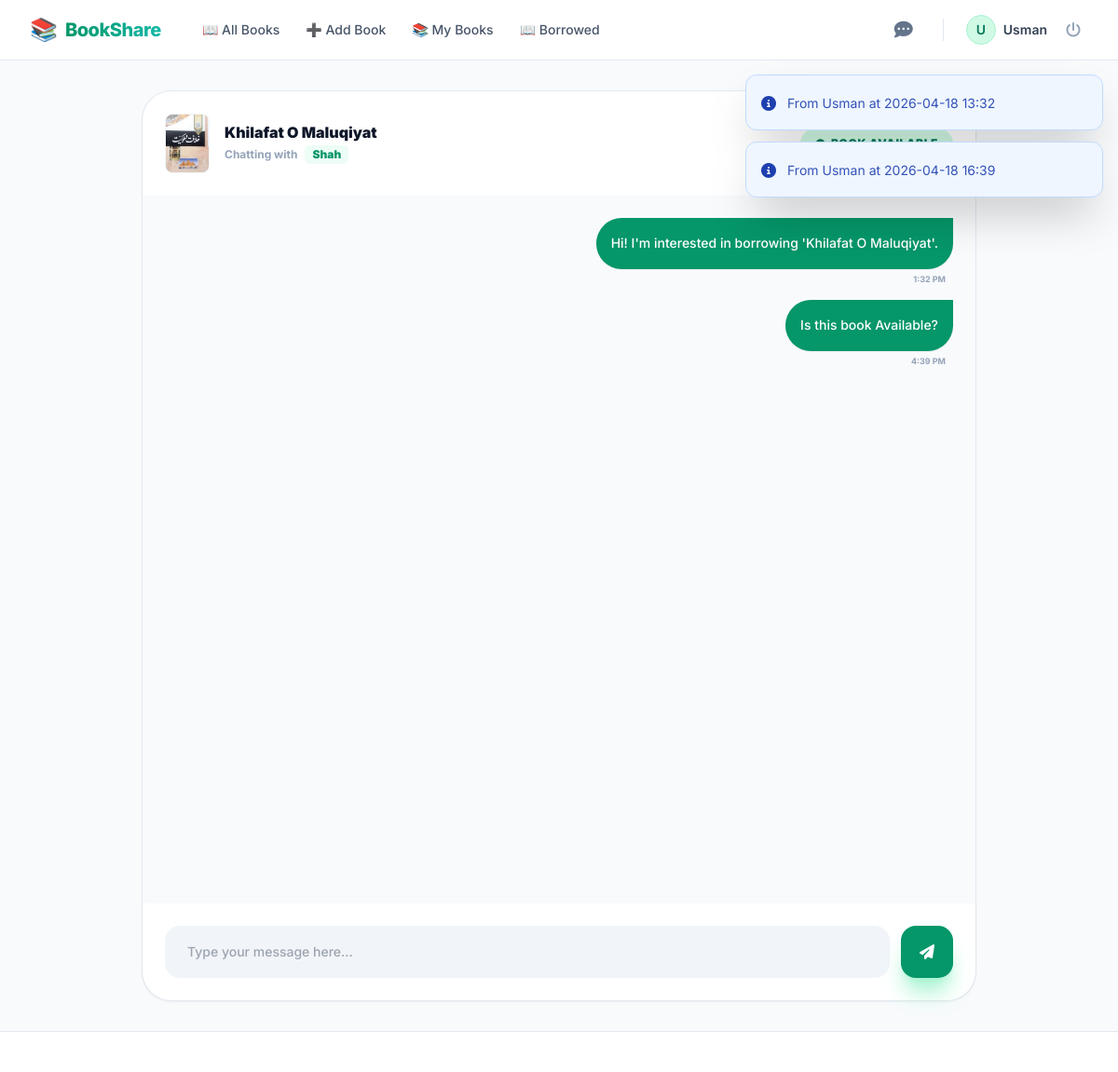
The page /chat/3/ (signed in) on the database its author committed.
### chat/models.py (models this page shows, shortened)
class Message(models.Model):
	chat = models.ForeignKey(Chat, on_delete=models.CASCADE, related_name='messages')
	sender = models.ForeignKey(User, on_delete=models.CASCADE)
	content = models.TextField()
	timestamp = models.DateTimeField(auto_now_add=True)
	is_read = models.BooleanField(default=False)
	def __str__(self):
		return f"From {self.sender.username} at {self.timestamp:%Y-%m-%d %H:%M}"

class Chat(models.Model):
	participants = models.ManyToManyField(User)
	book = models.ForeignKey(Book, on_delete = models.CASCADE, related_name = 'chats')
	last_updated = models.DateTimeField(auto_now = True)

### books/models.py (models this page shows, shortened)
class Book(models.Model):
    owner = models.ForeignKey(User, on_delete=models.CASCADE, related_name='books')
    title = models.CharField(max_length=200)
    author = models.CharField(max_length=200)
    isbn = models.CharField(max_length=20, blank=True)
    description = models.TextField(blank=True)
    city = models.CharField(max_length=100)
    cover_url = models.URLField(blank=True, null=True)
    cover_image = models.ImageField(upload_to='book_covers/', blank=True, null=True)
    delivery_option = models.CharField(
        max_length=20,
        choices=[
            ('pickup', 'Pickup'),
            ('delivery', 'Delivery'),
            ('both', 'Both'),
        ],
        default='both'
    )
    available = models.BooleanField(default=True)
    created_at = models.DateTimeField(auto_now_add=True)

### chat/views.py (the view, shortened to what this page needs)
# urls.py: path('<int:chat_id>/', views.chat_detail, name='chat_detail'),
@login_required
def chat_detail(request, chat_id):
    chat = get_object_or_404(Chat, id=chat_id)
    if request.user not in chat.participants.all():
        django_messages.error(request, "You don't have access to this chat.")
        return redirect('chat_list')
    Message.objects.filter(
        chat=chat,
        is_read=False
    ).exclude(sender=request.user).update(is_read=True)
    messages_list = chat.messages.order_by('timestamp')
    other_user = chat.participants.exclude(id=request.user.id).first()
    is_owner = chat.book.owner == request.user
    context = {
        'chat': chat,
        'messages': messages_list,
        'other_user': other_user,
        'is_owner': is_owner,
    }
    return render(request, 'chat/chat_detail.html', context)

### chat/templatetags/custom_tags.py (called while the page is built)
@register.simple_tag
def unread_message_count(user):
    from chat.models import Chat
    user_chats = Chat.objects.filter(participants=user)
    unread = Message.objects.filter(
        chat__in=user_chats,
        is_read=False
    ).exclude(sender=user).count()
    return unread

### chat/templates/chat/chat_detail.html (shortened to what this page needs)
{% extends 'base.html' %}
{% block content %}
<div class="max-w-4xl mx-auto h-[85vh] flex flex-col">
    <div class="bg-white rounded-t-[2rem] border-x border-t border-slate-200 p-6 shadow-sm">
        <div class="flex flex-col md:flex-row justify-between items-start md:items-center gap-4">
            <div class="flex items-center gap-4">
                <div class="w-12 h-16 bg-slate-100 rounded-lg overflow-hidden border border-slate-100 hidden sm:block">
                    {% if chat.book.cover_image %}
                        <img src="{{ chat.book.cover_image.url }}" class="w-full h-full object-cover">
                    {% else %}
                        <div class="w-full h-full flex items-center justify-center text-slate-300"><i class="fa-solid fa-book"></i></div>
                    {% endif %}
                </div>
                <div>
                    <h3 class="font-black text-slate-900 leading-tight">{{ chat.book.title }}</h3>
                    <div class="flex items-center gap-2 mt-1">
                        <span class="text-xs font-bold text-slate-400">Chatting with</span>
                        <span class="text-xs font-black text-emerald-600 px-2 py-0.5 bg-emerald-50 rounded-md">{{ other_user.username }}</span>
                    </div>
                </div>
            </div>
            <div>
                {% if chat.book.available %}
                    <span class="inline-flex items-center gap-1.5 px-4 py-2 rounded-full bg-emerald-100 text-emerald-700 text-xs font-black uppercase tracking-wider">
                    </span>
                {% else %}
                    <span class="inline-flex items-center gap-1.5 px-4 py-2 rounded-full bg-amber-100 text-amber-700 text-xs font-black uppercase tracking-wider">
                        <i class="fa-solid fa-handshake text-[10px]"></i> Currently Borrowed
                    </span>
                {% endif %}
            </div>
        </div>
    </div>
    <div id="messages-container" class="flex-1 bg-slate-50 border-x border-slate-200 overflow-y-auto p-6 space-y-4">
        {% for message in messages %}
            <div class="flex flex-col {% if message.sender == request.user %}items-end{% else %}items-start{% endif %}">
                <div class="max-w-[80%] md:max-w-[70%] relative group">
                    <div class="p-4 rounded-[2rem] text-sm font-medium shadow-sm
                        {% if message.sender == request.user %}
                            bg-emerald-600 text-white rounded-tr-none
                        {% else %}
                            bg-white text-slate-700 border border-slate-100 rounded-tl-none
                        {% endif %}">
                        <p class="leading-relaxed">{{ message.content }}</p>
                    </div>
                    <p class="text-[9px] mt-1 font-bold text-slate-400 {% if message.sender == request.user %}text-right mr-2{% else %}ml-2{% endif %}">
                        {{ message.timestamp|date:"g:i A" }}
                    </p>
                </div>
            </div>
        {% endfor %}
    </div>
    <div class="bg-white rounded-b-[2rem] border-x border-b border-slate-200 p-6 shadow-sm">
        <form method="POST" class="flex gap-3">
            <input type="text" name="content" placeholder="Type your message here..." required
                   class="flex-1 bg-slate-100 border-none focus:ring-2 focus:ring-emerald-500 rounded-2xl px-6 py-4 text-sm font-medium transition-all">
            <button type="submit" class="bg-emerald-600 text-white w-14 h-14 rounded-2xl flex items-center justify-center hover:bg-emerald-700 hover:scale-105 active:scale-95 transition-all shadow-xl shadow-emerald-200">
                <i class="fa-solid fa-paper-plane"></i>
            </button>
        </form>
    </div>
</div>
{% endblock %}

### templates/base.html (shortened to what this page needs)
<!DOCTYPE html>
<html lang="en">
<head>
    <script src="https://cdn.tailwindcss.com"></script>
    <link rel="stylesheet" href="https://cdnjs.cloudflare.com/ajax/libs/font-awesome/6.4.0/css/all.min.css">
</head>
<body class="bg-slate-50 text-slate-900 min-h-screen flex flex-col">
    <nav class="bg-white border-b border-slate-200 sticky top-0 z-50">
        <div class="max-w-7xl mx-auto px-4 sm:px-6 lg:px-8">
            <div class="flex justify-between h-16">
                <div class="flex items-center">
                    <a href="{% url 'browse_books' %}" class="flex items-center gap-2 group">
                        <span class="text-2xl group-hover:scale-110 transition-transform">📚</span>
                        <span class="font-extrabold text-xl tracking-tight bg-clip-text text-transparent bg-gradient-to-r from-emerald-600 to-teal-500">
                        </span>
                    </a>
                    <div class="hidden md:ml-8 md:flex md:space-x-1">
                        <a href="{% url 'browse_books' %}" class="px-3 py-2 rounded-md text-sm font-medium text-slate-600 hover:text-emerald-600 hover:bg-emerald-50 transition-all">📖 All Books</a>
                        <a href="{% url 'add_book' %}" class="px-3 py-2 rounded-md text-sm font-medium text-slate-600 hover:text-emerald-600 hover:bg-emerald-50 transition-all">➕ Add Book</a>
                        <a href="{% url 'my_books' %}" class="px-3 py-2 rounded-md text-sm font-medium text-slate-600 hover:text-emerald-600 hover:bg-emerald-50 transition-all">📚 My Books</a>
                        <a href="{% url 'borrowed_books' %}" class="px-3 py-2 rounded-md text-sm font-medium text-slate-600 hover:text-emerald-600 hover:bg-emerald-50 transition-all">📖 Borrowed</a>
                    </div>
                </div>
                <div class="hidden md:flex md:items-center md:gap-4">
                    {% if request.user.is_authenticated %}
                        <a href="{% url 'chat_list' %}" class="relative p-2 text-slate-500 hover:text-emerald-600 transition-colors">
                            <i class="fa-solid fa-comment-dots text-xl"></i>
                            {% load custom_tags %}
                            {% unread_message_count request.user as unread_count %}
                        </a>
                        <div class="flex items-center gap-3">
                            <a href="{% url 'profile' %}" class="flex items-center gap-2 text-sm font-semibold text-slate-700 hover:text-emerald-600 transition-colors">
                                <div class="w-8 h-8 rounded-full bg-emerald-100 flex items-center justify-center text-emerald-700 border border-emerald-200">
                                    {{ request.user.username|slice:":1"|upper }}
                                </div>
                                <span>{{ request.user.username }}</span>
                            </a>
                            <a href="{% url 'logout' %}" class="text-slate-400 hover:text-red-500 transition-colors px-2" title="Logout">
                                <i class="fa-solid fa-power-off"></i>
                            </a>
                        </div>
                    {% endif %}
                </div>
            </div>
        </div>
    </nav>
    <main class="flex-grow max-w-7xl mx-auto w-full p-4 sm:p-6 lg:p-8 fade-in">
        {% if messages %}
        <div class="fixed top-20 right-4 z-[60] flex flex-col gap-3 w-full max-w-sm pointer-events-none">
            {% for message in messages %}
            <div class="pointer-events-auto p-4 rounded-xl shadow-2xl border flex items-start gap-3 transform translate-y-0 transition-all duration-300
                {% if message.tags == 'success' %}bg-emerald-50 border-emerald-200 text-emerald-800
                {% elif message.tags == 'error' %}bg-red-50 border-red-200 text-red-800
                {% elif message.tags == 'warning' %}bg-amber-50 border-amber-200 text-amber-800
                {% else %}bg-blue-50 border-blue-200 text-blue-800{% endif %}">
                <div class="mt-0.5">
                    {% if message.tags == 'success' %}<i class="fa-solid fa-circle-check"></i>
                    {% elif message.tags == 'error' %}<i class="fa-solid fa-circle-xmark"></i>
                    {% else %}<i class="fa-solid fa-circle-info"></i>{% endif %}
                </div>
                <div class="flex-grow">
                    <p class="text-sm opacity-90 mt-1">{{ message }}</p>
                </div>
            </div>
            {% endfor %}
        </div>
        {% endif %}
        {% block content %}{% endblock %}
    </main>
    <footer class="bg-white border-t border-slate-200 py-10">
    </footer>
</body>
</html>

### templates/base.html (style rules this page uses)
body { font-family: 'Inter', sans-serif; }
.fade-in { animation: fadeIn 0.3s ease-in; }

### rows shown on the page
Message: sender+timestamp "From Usman at 2026-04-18 13:32", content "Hi! I'm interested in borrowing 'Khilafat O Maluqiyat'.", timestamp "1:32 PM"
Message: sender+timestamp "From Usman at 2026-04-18 16:39", content "Is this book Available?", timestamp "4:39 PM"
Chat: book.cover_image (picture), book "Khilafat O Maluqiyat"

### other values the page prints
{{ request.user.username|slice:":1"|upper }} "U"
{{ request.user.username }} "Usman"
{{ other_user.username }} "Shah"
